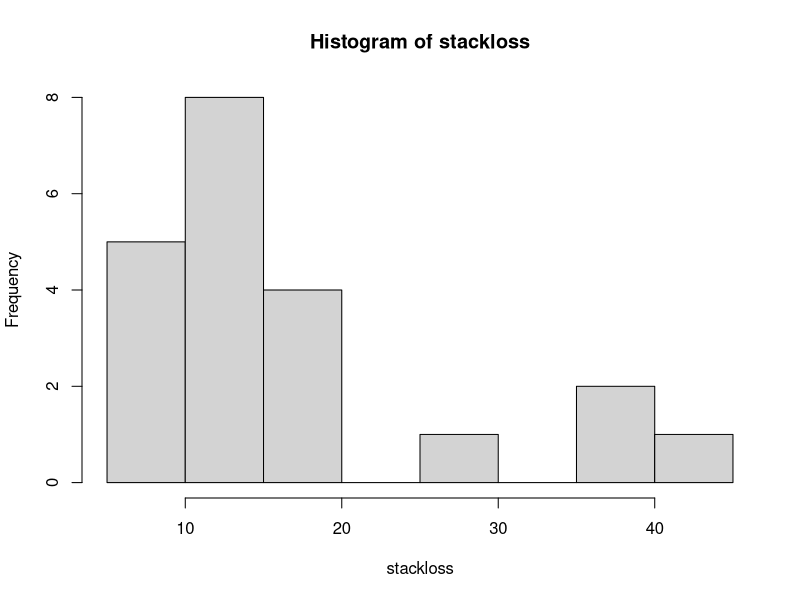
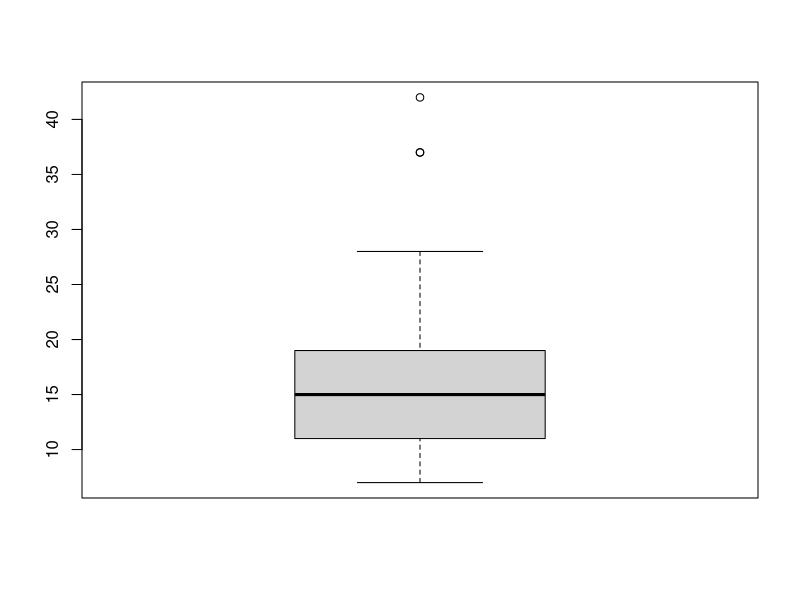
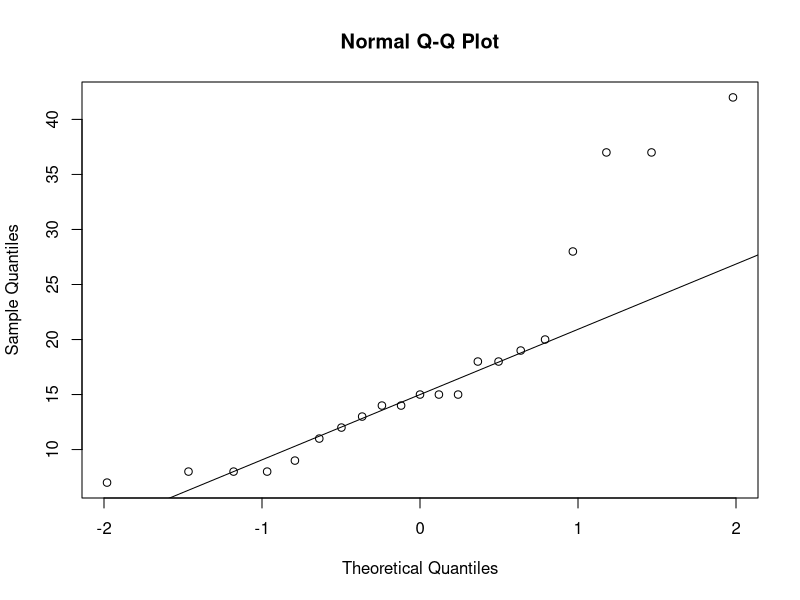

Source code (R) for these figures, in order:
### Question no.1 ###
#
data("stackloss")

# histogram
hist(stackloss$stack.loss, main="Histogram of stackloss", xlab="stackloss")

# boxplot
boxplot(stackloss$stack.loss)

# normal probability plot
qqnorm(stackloss$stack.loss)
qqline(stackloss$stack.loss)


### Question no. 2 ###
#
install.packages("combinat")
require(combinat)

# 2.a, combination
ncol(combn(15,4)) 

# 2.b, permutation
length(permn(10))


### Question no. 3 ###
rep(c(1,2,3,"banana"), times=3)
